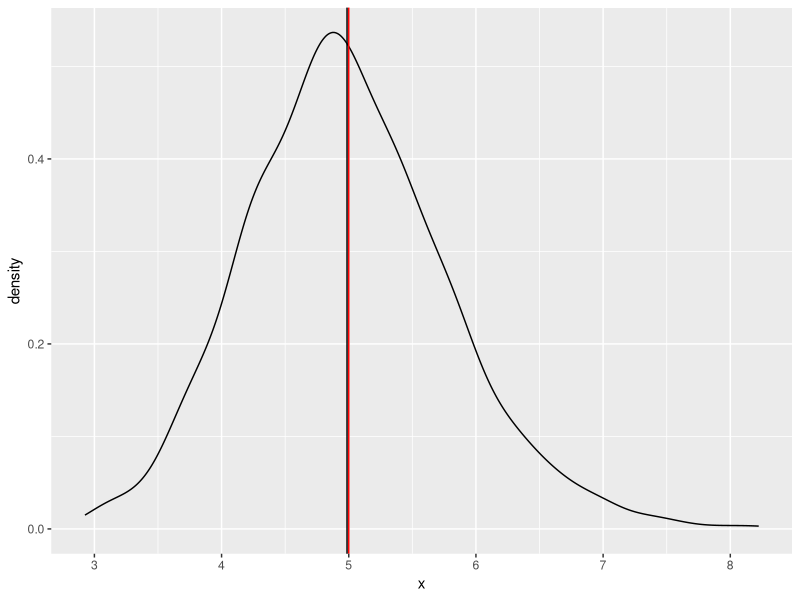

R code for this plot:
## ---- chunk 1
suppressPackageStartupMessages(library(ggplot2))
set.seed(42)
n <- 40 
lambda <- 0.2
nsim <- 1000
simulations <- sapply(seq_len(nsim),function(x){
        data <- rexp(n,lambda)
        mean(data)
})

sims <- data.frame(x=simulations)
## ---- chunk 2
theor_mean = 1/lambda
actual_mean= mean(simulations)
## ---- chunk 3
ggplot(aes(x=x),data=sims) + geom_density() +
        geom_vline(xintercept=theor_mean,color="red") + 
        geom_vline(xintercept=actual_mean,color="black")
## ---- chunk 4
theor_variance = 1/(lambda^2*n)
actual_variance = var(simulations)
